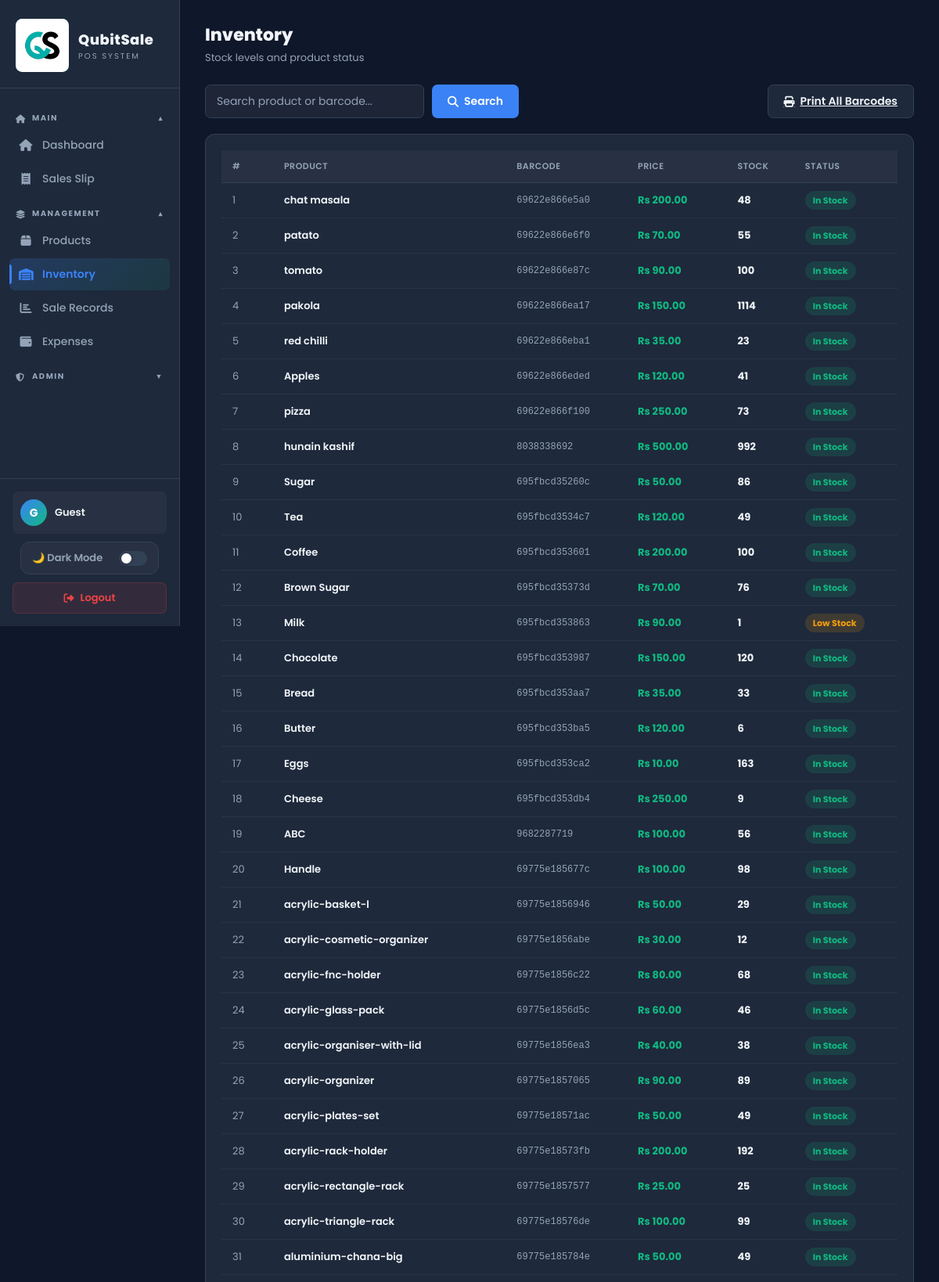
The page /inventory.php (upper part) on the database its author committed.
### tables this page shows
CREATE TABLE `products` (
  `id` int(11) NOT NULL,
  `name` varchar(100) DEFAULT NULL,
  `price` decimal(10,2) DEFAULT NULL,
  `stock` int(11) DEFAULT NULL,
  `barcode` varchar(50) NOT NULL,
  `image` varchar(255) DEFAULT NULL
);

### inventory.php (the view, shortened to what this page needs)
<?php
include 'db.php';
$conn->set_charset("utf8mb4");
$search='';
?>
<!DOCTYPE html>
<html>
<head>
<?php include 'sidebar.php'; ?>
</head>
<body>
<div class="main-content">
  <div class="page-header">
    <div class="page-title">Inventory</div>
    <div class="page-subtitle">Stock levels and product status</div>
  </div>
  <div class="content-area">
    <div class="search-row">
      <form method="get" style="display:flex;gap:10px;flex:1;">
        <input type="text" name="search" placeholder="Search product or barcode..." value="<?php echo htmlspecialchars($search); ?>">
        <button type="submit" class="btn btn-primary"><i class="fas fa-search"></i> Search</button>
      </form>
      <a href="print_barcodes.php" target="_blank" class="btn btn-dark"><i class="fas fa-print"></i> Print All Barcodes</a>
    </div>
    <div class="card">
    <table>
      <thead><tr><th>#</th><th>Product</th><th>Barcode</th><th>Price</th><th>Stock</th><th>Status</th></tr></thead>
      <tbody>
      <?php
      $i=1;
      $sql="SELECT * FROM products";
      $q=$conn->query($sql);
      while($p=$q->fetch_assoc()):
      ?>
      <tr>
        <td style="color:var(--text-muted);"><?php echo $i++; ?></td>
        <td style="font-weight:600;"><?php echo htmlspecialchars($p['name']); ?></td>
        <td style="font-family:monospace;font-size:12px;color:var(--text-muted);"><?php echo $p['barcode']; ?></td>
        <td style="color:var(--accent2);font-weight:700;">Rs <?php echo number_format($p['price'],2); ?></td>
        <td style="font-weight:700;"><?php echo $p['stock']; ?></td>
        <td><?php
          if($p['stock']==0) echo "<span class='badge badge-out'>Out of Stock</span>";
          elseif($p['stock']<=5) echo "<span class='badge badge-low'>Low Stock</span>";
          else echo "<span class='badge badge-ok'>In Stock</span>";
        ?></td>
      </tr>
      <?php endwhile; ?>
      </tbody>
    </table>
    </div>
  </div>
</div>
</body>
</html>

### inventory.php (style rules this page uses)
.badge { padding:4px 10px;border-radius:20px;font-size:11px;font-weight:700; }
.badge-low { background:rgba(245,158,11,0.15);color:#f59e0b; }
.badge-ok { background:rgba(16,185,129,0.15);color:#10b981; }
.search-row { display:flex;gap:12px;align-items:center;margin-bottom:20px;flex-wrap:wrap; }
.search-row input { max-width:280px; }

### rows shown on the page
products: name "chat masala", barcode "69622e866e5a0", price "200.00", stock "48", shows "In Stock"
products: name "patato", barcode "69622e866e6f0", price "70.00", stock "55", shows "In Stock"
products: name "tomato", barcode "69622e866e87c", price "90.00", stock "100", shows "In Stock"
products: name "pakola", barcode "69622e866ea17", price "150.00", stock "1114", shows "In Stock"
products: name "red chilli", barcode "69622e866eba1", price "35.00", stock "23", shows "In Stock"
products: name "Apples", barcode "69622e866eded", price "120.00", stock "41", shows "In Stock"
products: name "pizza", barcode "69622e866f100", price "250.00", stock "73", shows "In Stock"
products: name "hunain kashif", barcode "8038338692", price "500.00", stock "992", shows "In Stock"
products: name "Sugar", barcode "695fbcd35260c", price "50.00", stock "86", shows "In Stock"
products: name "Tea", barcode "695fbcd3534c7", price "120.00", stock "49", shows "In Stock"
products: name "Coffee", barcode "695fbcd353601", price "200.00", stock "100", shows "In Stock"
products: name "Brown Sugar", barcode "695fbcd35373d", price "70.00", stock "76", shows "In Stock"
products: name "Milk", barcode "695fbcd353863", price "90.00", stock "1", shows "Low Stock"
products: name "Chocolate", barcode "695fbcd353987", price "150.00", stock "120", shows "In Stock"
products: name "Bread", barcode "695fbcd353aa7", price "35.00", stock "33", shows "In Stock"
products: name "Butter", barcode "695fbcd353ba5", price "120.00", stock "6", shows "In Stock"
products: name "Eggs", barcode "695fbcd353ca2", price "10.00", stock "163", shows "In Stock"
products: name "Cheese", barcode "695fbcd353db4", price "250.00", stock "9", shows "In Stock"
products: name "ABC", barcode "9682287719", price "100.00", stock "56", shows "In Stock"
products: name "Handle", barcode "69775e185677c", price "100.00", stock "98", shows "In Stock"
products: name "acrylic-basket-l", barcode "69775e1856946", price "50.00", stock "29", shows "In Stock"
products: name "acrylic-cosmetic-organizer", barcode "69775e1856abe", price "30.00", stock "12", shows "In Stock"
products: name "acrylic-fnc-holder", barcode "69775e1856c22", price "80.00", stock "68", shows "In Stock"
products: name "acrylic-glass-pack", barcode "69775e1856d5c", price "60.00", stock "46", shows "In Stock"
products: name "acrylic-organiser-with-lid", barcode "69775e1856ea3", price "40.00", stock "38", shows "In Stock"
products: name "acrylic-organizer", barcode "69775e1857065", price "90.00", stock "89", shows "In Stock"
products: name "acrylic-plates-set", barcode "69775e18571ac", price "50.00", stock "49", shows "In Stock"
products: name "acrylic-rack-holder", barcode "69775e18573fb", price "200.00", stock "192", shows "In Stock"
products: name "acrylic-rectangle-rack", barcode "69775e1857577", price "25.00", stock "25", shows "In Stock"
products: name "acrylic-triangle-rack", barcode "69775e18576de", price "100.00", stock "99", shows "In Stock"
products: name "aluminium-chana-big", barcode "69775e185784e", price "50.00", stock "49", shows "In Stock"

### other values the page prints
$_app_name "QubitSale"
$_app_tagline "POS SYSTEM"
substr($_SESSION['username'] ?? 'G', 0, 1) "G"
$_SESSION['username'] "Guest"
